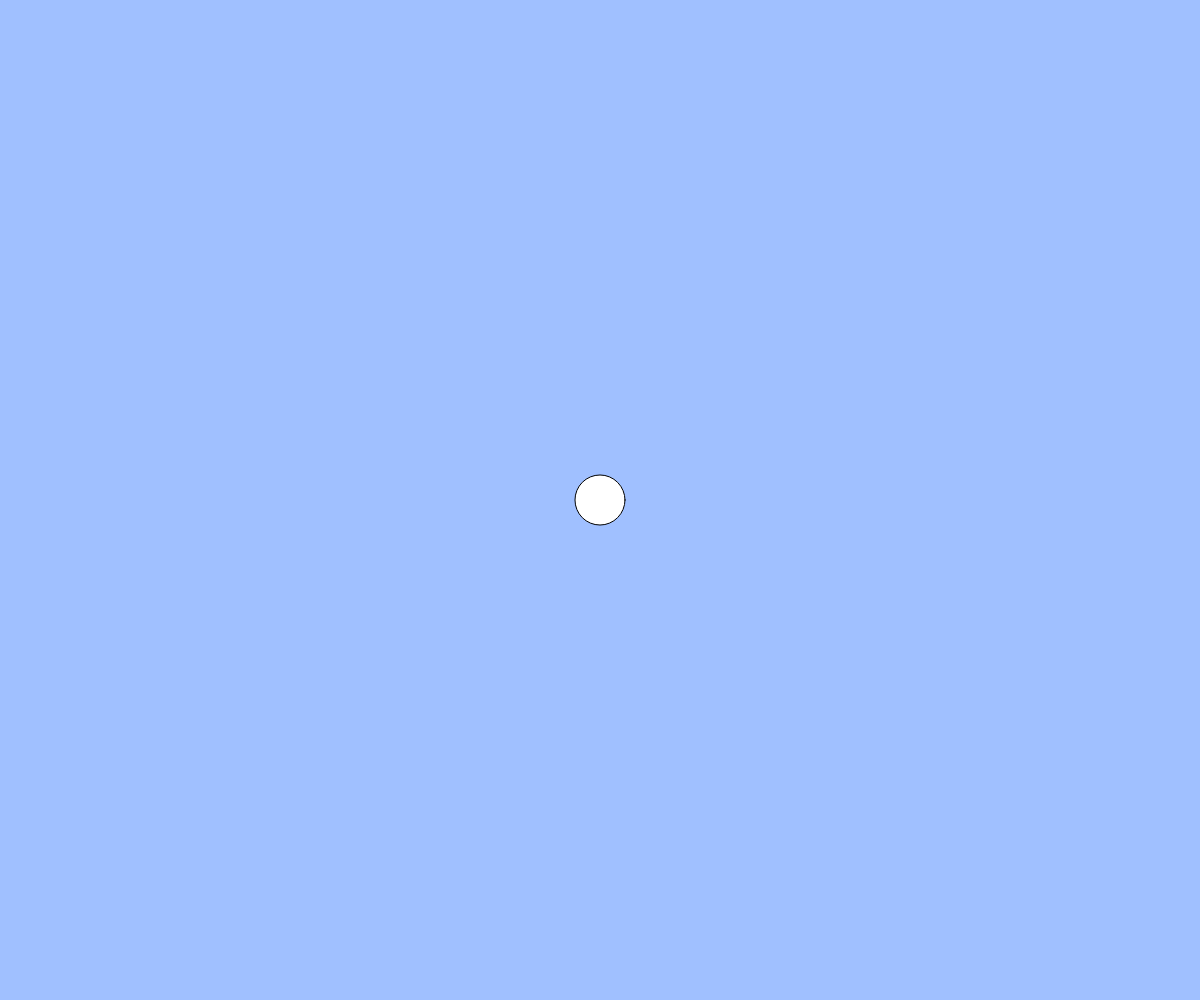
Frame 1 (no input)
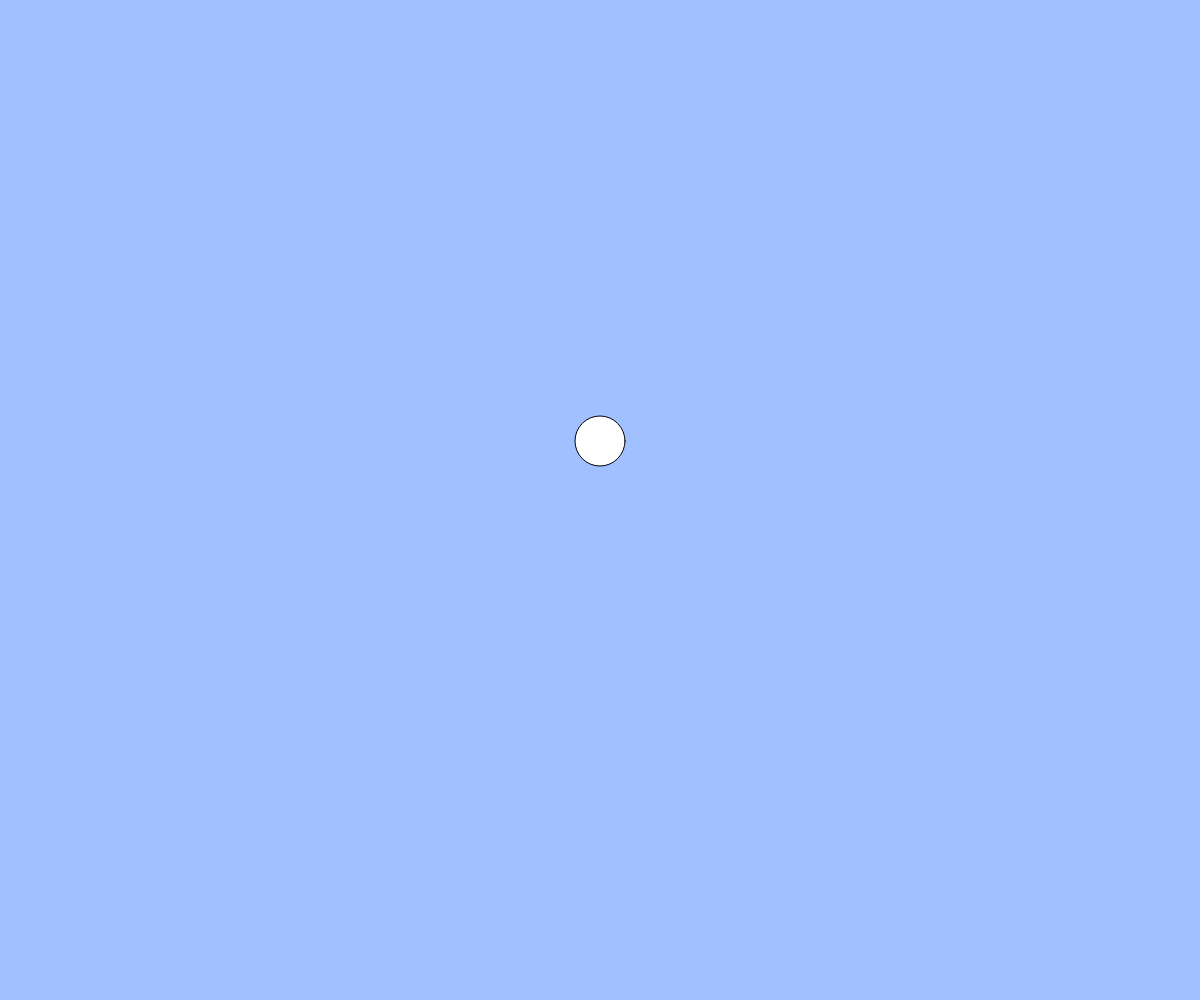
Frame 60 (no input)
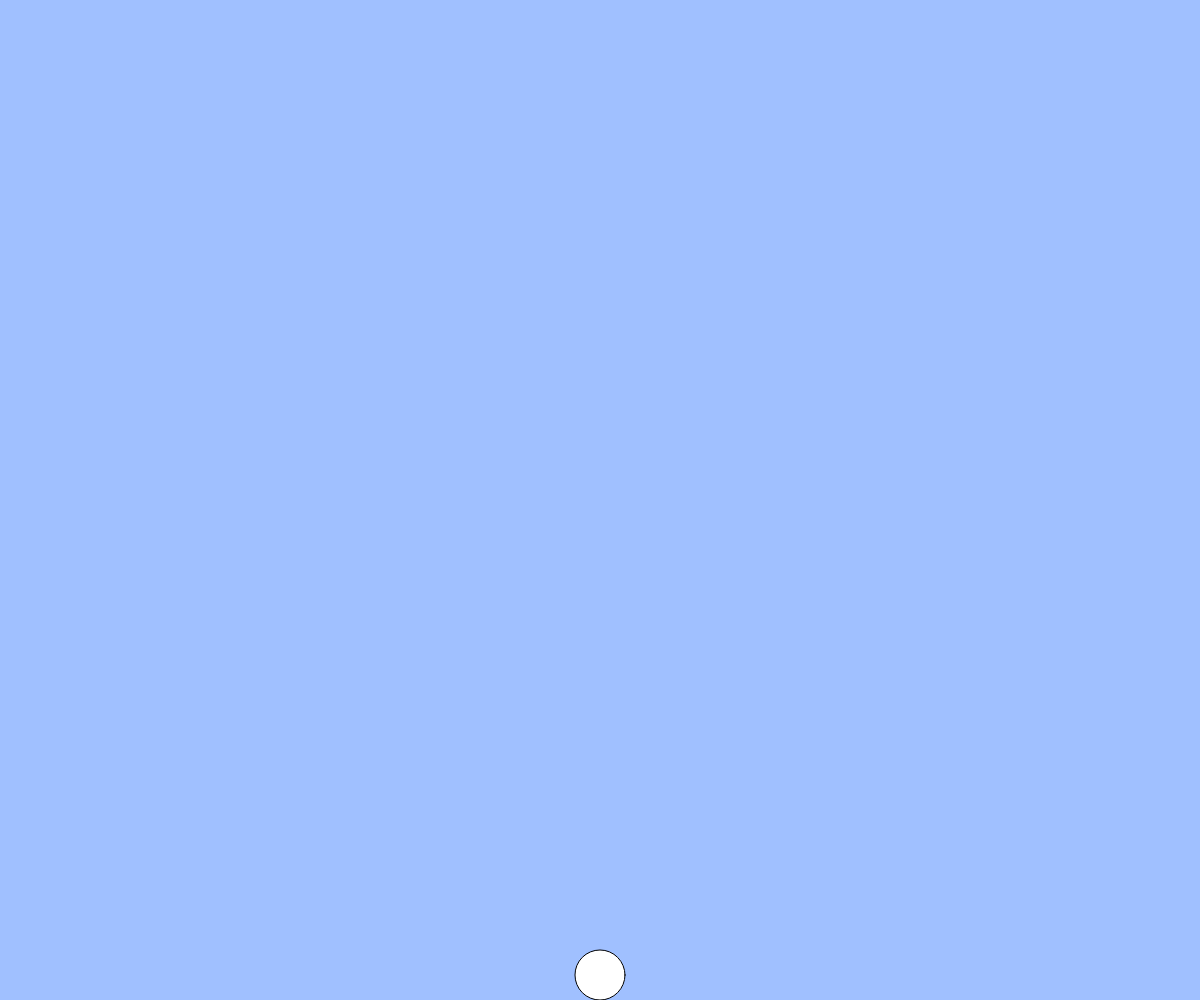
Frame 120 (the mouse pressed at the canvas centre since frame 60)

The p5.js sketch that drew these frames (run headless with seeded random() and noise() and a simulated clock; from frame 60 on, the mouse is pressed at the canvas centre):

// p5.js sketch
// ── sketch.js
// テキスト「キーボード操作に反応する」
let x, y;
const g = 1;
const jump = 20;
let ground;
let vy = 30;

function setup(){
  createCanvas(windowWidth, windowHeight);
  x = width / 2;
  y = height / 2;
  ground = height;
}

function draw()
{
  background(160, 192, 255);
  ellipse(x, y, 50);
  if(keyIsDown(LEFT_ARROW)){ x -= 5; y = height - 25;}
  if(keyIsDown(RIGHT_ARROW)){ x += 5; y = height - 25;}
  if(keyIsDown(LEFT_ARROW) && keyIsDown("B".charCodeAt(0))){ x -= 10; y = height - 25;}
  if(keyIsDown(RIGHT_ARROW) && keyIsDown("B".charCodeAt(0))){ x += 10; y = height - 25;}
  if(keyIsDown(UP_ARROW)){ y -= 5; }
  if(keyIsDown(DOWN_ARROW)){ y += 5; }
  if(keyIsDown("A".charCodeAt(0))){ x+= 10; }
  if(keyIsDown(" ".charCodeAt(0)))
  {
    if (y >= height - 25) 
    { 
      vy = 30;
    }
  }
    y -= vy;
    vy -= g;
    if (y > height - 25) 
    {
      y = height - 25;
      vy = 0;
    }

}

// イベントハンドラを使用するパターン
// function keyPressed(){
//   if(keyCode == LEFT_ARROW){ x -= 5; }
//   else if(keyCode == RIGHT_ARROW){ x+= 5; }
//   else if(keyCode == DOWN_ARROW){ y += 5; }
//   else if(keyCode == UP_ARROW){ y -= 5; }
//   else if(key == "A"){ x += 10; }
// }

function windowResized(){
  resizeCanvas(windowWidth, windowHeight);
}
